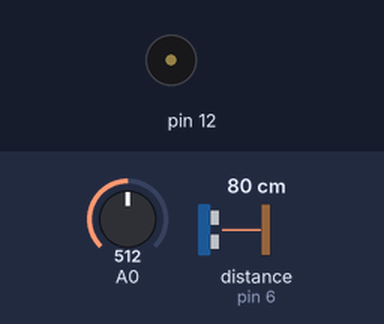
Recording of a sketch running on a simulated Arduino Uno, built with avr-gcc and run on an emulated ATmega328P. On the bench: buzzer (waves = sounding). Wiring (inferred from the names in the program): ultrasonic range finder: trigger pin 5; echo pin 6. The test bench sets the inputs (shaded band); at power-on: distance to the obstacle (sensor on pin 6) 80 cm, A0 = 512. The echo pulse lasts 58.3 µs per cm.

Above: at 1.2 s.
1.3 s: distance to the obstacle (sensor on pin 6) set to 34 cm
2.8 s: distance to the obstacle (sensor on pin 6) set to 28 cm
At 3.9 s:
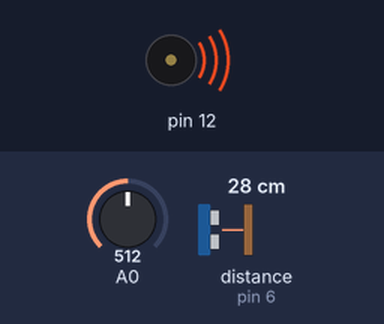
4.3 s: distance to the obstacle (sensor on pin 6) set to 35 cm
At 5.0 s:
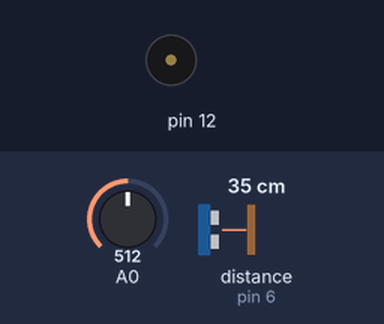
5.8 s: distance to the obstacle (sensor on pin 6) set to 2 cm
At 6.2 s:
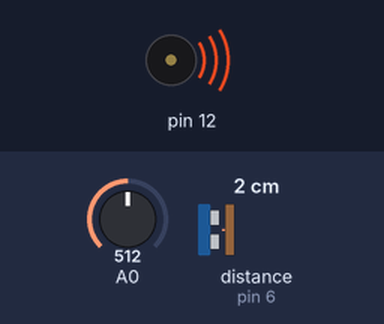
Timing chart, 0 to 8.3 s (numbered marks = the images above; inputs shaded):
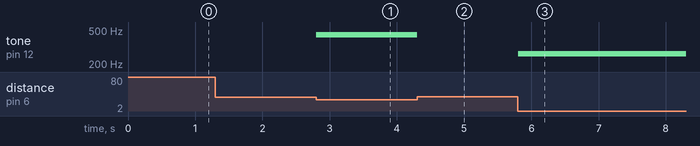

The sketch:

sketch_may26a.ino
```cpp
int trig = 5;
int echo = 6;
long duration;
long distance;
int force;

void setup() {
 pinMode(echo, INPUT);
 pinMode(trig, OUTPUT);
 Serial.begin(9600);
}
void loop() {
 digitalWrite(trig, LOW);
 delayMicroseconds(2);
 digitalWrite(trig, HIGH);
 delayMicroseconds(10);
 digitalWrite(trig, LOW);
 duration = pulseIn(echo, HIGH);
 distance = (duration / 2) * .0344;
//int note [14] ={261,293,329,349, 392,440, 493, 523, 587, 659, 698, 783, 880, 987 }; // notes from C4 to B5
int note[7] = {262, 294, 330, 349, 392, 440, 494}; // C4 D4 E4 F4 G4 A4 B4
 force = analogRead(A0);
 if (distance < 0 || distance > 30 || force < 100) {
 noTone(12);
 }
 else if ((force > 100)) {
 int sound = map(distance, 0, 30, 0, 6);
 tone(12, note[sound]);
 }
}
```

Measured:
- the behaviour switches between 31 and 30 cm on distance to the obstacle (sensor on pin 6) (found by bisection; images 0 and 1)
- after the input at 1.3 s, every drawn part: stays the same
- after the input at 2.8 s, tone on pin 12: silent → 440 Hz at once
- after the input at 4.3 s, tone on pin 12: 440 Hz → silent at once
- after the input at 5.8 s, tone on pin 12: silent → 262 Hz at once
